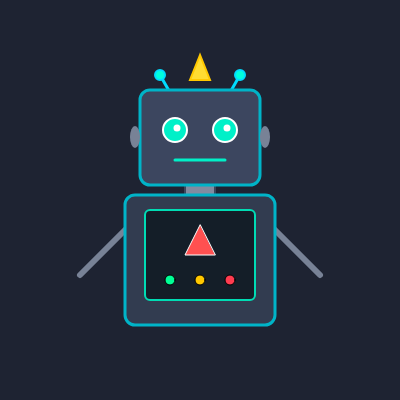
Frame 1 (no input)
Frame 60 (no input): identical to frame 1, image omitted
Frame 120 (the mouse pressed at the canvas centre since frame 60): identical to frame 1, image omitted

The p5.js sketch that drew this single still picture (run headless with seeded random() and noise() and a simulated clock; from frame 60 on, the mouse is pressed at the canvas centre):

// p5.js sketch
// ── sketch.js
function setup() {
  createCanvas(400, 400);
}

function draw() {
  // Fondo
  background(30, 35, 50);

  // Antenas
  stroke(0, 220, 255);
  strokeWeight(3);
  line(180, 110, 160, 75);
  line(220, 110, 240, 75);

  // Brazos
  stroke(120, 130, 150);
  strokeWeight(6);
  line(125, 230, 80, 275);
  line(275, 230, 320, 275);

  // Triángulo superior
  stroke(255, 200, 0);
  strokeWeight(2);
  fill(255, 220, 50);
  triangle(200, 55, 190, 80, 210, 80);

  // Cuello
  stroke(60, 70, 90);
  strokeWeight(2);
  fill(130, 140, 160);
  rect(185, 180, 30, 20);

  // Cuerpo
  stroke(0, 180, 200);
  strokeWeight(3);
  fill(50, 60, 80);
  rect(125, 195, 150, 130, 10);

  // Pantalla del cuerpo
  stroke(0, 220, 180);
  strokeWeight(2);
  fill(20, 30, 40);
  rect(145, 210, 110, 90, 5);

  // Triangulo en el pecho
  stroke(255);
  strokeWeight(1);
  fill(255, 80, 80);
  triangle(200, 225, 185, 255, 215, 255);

  // Cabeza
  stroke(0, 180, 200);
  strokeWeight(3);
  fill(60, 70, 95);
  rect(140, 90, 120, 95, 10);

  // Puntas de antena
  stroke(0, 220, 255);
  strokeWeight(2);
  fill(0, 255, 220);
  circle(160, 75, 10);
  circle(240, 75, 10);

  // Orejas
  fill(120, 130, 150);
  noStroke();
  ellipse(135, 137, 10, 22);
  ellipse(265, 137, 10, 22);

  // Ojos
  stroke(255);
  strokeWeight(2);
  fill(0, 240, 200);
  ellipse(175, 130, 24, 24);
  ellipse(225, 130, 24, 24);

  // Pupilas
  fill(255);
  noStroke();
  circle(177, 128, 7);
  circle(227, 128, 7);

  // Boca
  stroke(0, 240, 200);
  strokeWeight(3);
  line(175, 160, 225, 160);

  // Botones inferiores
  stroke(0);
  strokeWeight(1);
  fill(0, 255, 150);
  circle(170, 280, 10);
  fill(255, 200, 0);
  circle(200, 280, 10);
  fill(255, 60, 80);
  circle(230, 280, 10);
}
